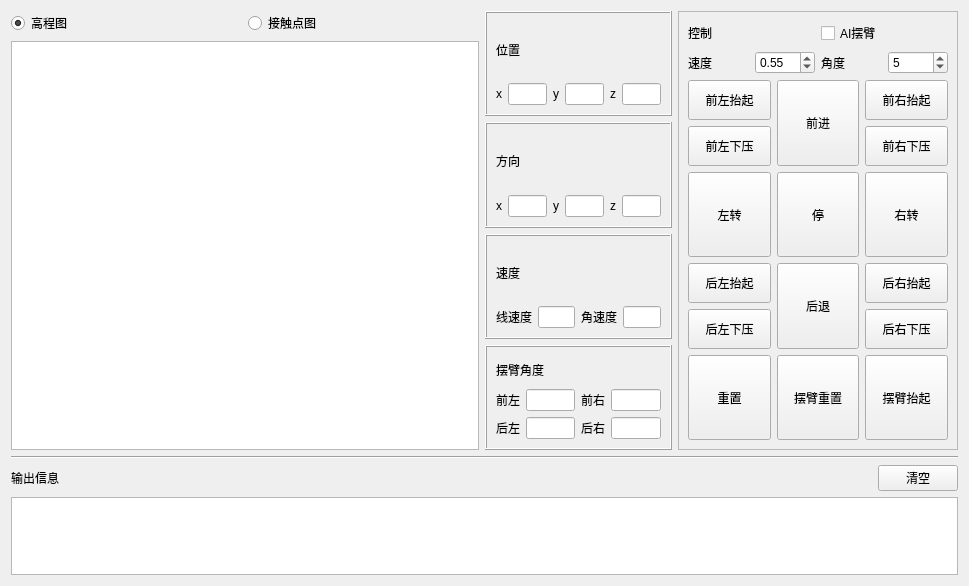
<?xml version="1.0" encoding="UTF-8"?>
<ui version="4.0">
 <class>Form</class>
 <widget class="QWidget" name="Form">
  <property name="geometry">
   <rect>
    <x>0</x>
    <y>0</y>
    <width>969</width>
    <height>586</height>
   </rect>
  </property>
  <property name="windowTitle">
   <string>Form</string>
  </property>
  <layout class="QVBoxLayout" name="verticalLayout_14" stretch="4,0,1">
   <item>
    <layout class="QHBoxLayout" name="horizontalLayout" stretch="5,2,3">
     <item>
      <layout class="QVBoxLayout" name="verticalLayout" stretch="0,5">
       <property name="sizeConstraint">
        <enum>QLayout::SetMaximumSize</enum>
       </property>
       <item>
        <layout class="QHBoxLayout" name="horizontalLayout_9">
         <item>
          <widget class="QRadioButton" name="plt_radio_map">
           <property name="text">
            <string>高程图</string>
           </property>
           <property name="checked">
            <bool>true</bool>
           </property>
          </widget>
         </item>
         <item>
          <widget class="QRadioButton" name="plt_radio_contact">
           <property name="text">
            <string>接触点图</string>
           </property>
          </widget>
         </item>
        </layout>
       </item>
       <item>
        <widget class="QGraphicsView" name="graphicsView"/>
       </item>
      </layout>
     </item>
     <item>
      <layout class="QVBoxLayout" name="verticalLayout_6" stretch="0,0,0,0">
       <property name="sizeConstraint">
        <enum>QLayout::SetMinimumSize</enum>
       </property>
       <item>
        <widget class="QFrame" name="frame_2">
         <property name="frameShape">
          <enum>QFrame::Box</enum>
         </property>
         <property name="frameShadow">
          <enum>QFrame::Raised</enum>
         </property>
         <layout class="QVBoxLayout" name="verticalLayout_3">
          <item>
           <widget class="QLabel" name="label_6">
            <property name="text">
             <string>位置</string>
            </property>
           </widget>
          </item>
          <item>
           <layout class="QHBoxLayout" name="horizontalLayout_3">
            <item>
             <widget class="QLabel" name="label_7">
              <property name="text">
               <string>x</string>
              </property>
             </widget>
            </item>
            <item>
             <widget class="QLineEdit" name="pos_x"/>
            </item>
            <item>
             <widget class="QLabel" name="label_8">
              <property name="text">
               <string>y</string>
              </property>
             </widget>
            </item>
            <item>
             <widget class="QLineEdit" name="pos_y"/>
            </item>
            <item>
             <widget class="QLabel" name="label_9">
              <property name="text">
               <string>z</string>
              </property>
             </widget>
            </item>
            <item>
             <widget class="QLineEdit" name="pos_z"/>
            </item>
           </layout>
          </item>
         </layout>
        </widget>
       </item>
       <item>
        <widget class="QFrame" name="frame_3">
         <property name="frameShape">
          <enum>QFrame::Box</enum>
         </property>
         <property name="frameShadow">
          <enum>QFrame::Raised</enum>
         </property>
         <layout class="QVBoxLayout" name="verticalLayout_4">
          <item>
           <widget class="QLabel" name="label_10">
            <property name="text">
             <string>方向</string>
            </property>
           </widget>
          </item>
          <item>
           <layout class="QHBoxLayout" name="horizontalLayout_4">
            <item>
             <widget class="QLabel" name="label_11">
              <property name="text">
               <string>x</string>
              </property>
             </widget>
            </item>
            <item>
             <widget class="QLineEdit" name="orient_x"/>
            </item>
            <item>
             <widget class="QLabel" name="label_12">
              <property name="text">
               <string>y</string>
              </property>
             </widget>
            </item>
            <item>
             <widget class="QLineEdit" name="orient_y"/>
            </item>
            <item>
             <widget class="QLabel" name="label_13">
              <property name="text">
               <string>z</string>
              </property>
             </widget>
            </item>
            <item>
             <widget class="QLineEdit" name="orient_z"/>
            </item>
           </layout>
          </item>
         </layout>
        </widget>
       </item>
       <item>
        <widget class="QFrame" name="frame_4">
         <property name="frameShape">
          <enum>QFrame::Box</enum>
         </property>
         <property name="frameShadow">
          <enum>QFrame::Raised</enum>
         </property>
         <layout class="QVBoxLayout" name="verticalLayout_5">
          <item>
           <widget class="QLabel" name="label_14">
            <property name="text">
             <string>速度</string>
            </property>
           </widget>
          </item>
          <item>
           <layout class="QHBoxLayout" name="horizontalLayout_5">
            <item>
             <widget class="QLabel" name="label_15">
              <property name="text">
               <string>线速度</string>
              </property>
             </widget>
            </item>
            <item>
             <widget class="QLineEdit" name="vel_v"/>
            </item>
            <item>
             <widget class="QLabel" name="label_16">
              <property name="text">
               <string>角速度</string>
              </property>
             </widget>
            </item>
            <item>
             <widget class="QLineEdit" name="vel_w"/>
            </item>
           </layout>
          </item>
         </layout>
        </widget>
       </item>
       <item>
        <widget class="QFrame" name="frame">
         <property name="frameShape">
          <enum>QFrame::Box</enum>
         </property>
         <property name="frameShadow">
          <enum>QFrame::Raised</enum>
         </property>
         <layout class="QVBoxLayout" name="verticalLayout_2">
          <item>
           <widget class="QLabel" name="label_2">
            <property name="text">
             <string>摆臂角度</string>
            </property>
           </widget>
          </item>
          <item>
           <layout class="QVBoxLayout" name="verticalLayout_7">
            <item>
             <layout class="QHBoxLayout" name="horizontalLayout_2">
              <item>
               <widget class="QLabel" name="label_3">
                <property name="text">
                 <string>前左</string>
                </property>
               </widget>
              </item>
              <item>
               <widget class="QLineEdit" name="angle_fl"/>
              </item>
              <item>
               <widget class="QLabel" name="label_4">
                <property name="text">
                 <string>前右</string>
                </property>
               </widget>
              </item>
              <item>
               <widget class="QLineEdit" name="angle_fr"/>
              </item>
             </layout>
            </item>
            <item>
             <layout class="QHBoxLayout" name="horizontalLayout_6">
              <item>
               <widget class="QLabel" name="label_5">
                <property name="text">
                 <string>后左</string>
                </property>
               </widget>
              </item>
              <item>
               <widget class="QLineEdit" name="angle_rl"/>
              </item>
              <item>
               <widget class="QLabel" name="label_17">
                <property name="text">
                 <string>后右</string>
                </property>
               </widget>
              </item>
              <item>
               <widget class="QLineEdit" name="angle_rr"/>
              </item>
             </layout>
            </item>
           </layout>
          </item>
         </layout>
        </widget>
       </item>
      </layout>
     </item>
     <item>
      <widget class="QFrame" name="frame_5">
       <property name="sizePolicy">
        <sizepolicy hsizetype="Preferred" vsizetype="Preferred">
         <horstretch>5</horstretch>
         <verstretch>0</verstretch>
        </sizepolicy>
       </property>
       <property name="frameShape">
        <enum>QFrame::StyledPanel</enum>
       </property>
       <property name="frameShadow">
        <enum>QFrame::Raised</enum>
       </property>
       <layout class="QVBoxLayout" name="verticalLayout_8">
        <item>
         <layout class="QHBoxLayout" name="horizontalLayout_8">
          <item>
           <widget class="QLabel" name="label_18">
            <property name="text">
             <string>控制</string>
            </property>
           </widget>
          </item>
          <item>
           <widget class="QCheckBox" name="ai_flipper">
            <property name="toolTip">
             <string>仅在通过Task启动并且有模型加载时有效</string>
            </property>
            <property name="text">
             <string>AI摆臂</string>
            </property>
           </widget>
          </item>
         </layout>
        </item>
        <item>
         <layout class="QHBoxLayout" name="horizontalLayout_7">
          <item>
           <widget class="QLabel" name="label_19">
            <property name="text">
             <string>速度</string>
            </property>
           </widget>
          </item>
          <item>
           <widget class="QDoubleSpinBox" name="set_vel">
            <property name="value">
             <double>0.550000000000000</double>
            </property>
           </widget>
          </item>
          <item>
           <widget class="QLabel" name="label_20">
            <property name="text">
             <string>角度</string>
            </property>
           </widget>
          </item>
          <item>
           <widget class="QSpinBox" name="set_angle">
            <property name="value">
             <number>5</number>
            </property>
           </widget>
          </item>
         </layout>
        </item>
        <item>
         <layout class="QGridLayout" name="gridLayout">
          <item row="0" column="1">
           <widget class="QPushButton" name="btn_forward">
            <property name="sizePolicy">
             <sizepolicy hsizetype="Minimum" vsizetype="Minimum">
              <horstretch>1</horstretch>
              <verstretch>1</verstretch>
             </sizepolicy>
            </property>
            <property name="text">
             <string>前进</string>
            </property>
            <property name="shortcut">
             <string>W</string>
            </property>
           </widget>
          </item>
          <item row="2" column="1">
           <widget class="QPushButton" name="btn_backward">
            <property name="sizePolicy">
             <sizepolicy hsizetype="Minimum" vsizetype="Minimum">
              <horstretch>1</horstretch>
              <verstretch>1</verstretch>
             </sizepolicy>
            </property>
            <property name="text">
             <string>后退</string>
            </property>
            <property name="shortcut">
             <string>X</string>
            </property>
           </widget>
          </item>
          <item row="0" column="2">
           <layout class="QVBoxLayout" name="verticalLayout_10">
            <item>
             <widget class="QPushButton" name="btn_fr_up">
              <property name="sizePolicy">
               <sizepolicy hsizetype="Minimum" vsizetype="Minimum">
                <horstretch>0</horstretch>
                <verstretch>0</verstretch>
               </sizepolicy>
              </property>
              <property name="text">
               <string>前右抬起</string>
              </property>
              <property name="shortcut">
               <string>8</string>
              </property>
             </widget>
            </item>
            <item>
             <widget class="QPushButton" name="btn_fr_down">
              <property name="sizePolicy">
               <sizepolicy hsizetype="Minimum" vsizetype="Minimum">
                <horstretch>0</horstretch>
                <verstretch>0</verstretch>
               </sizepolicy>
              </property>
              <property name="text">
               <string>前右下压</string>
              </property>
              <property name="shortcut">
               <string>I</string>
              </property>
             </widget>
            </item>
           </layout>
          </item>
          <item row="1" column="0">
           <widget class="QPushButton" name="btn_left">
            <property name="sizePolicy">
             <sizepolicy hsizetype="Minimum" vsizetype="Minimum">
              <horstretch>1</horstretch>
              <verstretch>1</verstretch>
             </sizepolicy>
            </property>
            <property name="text">
             <string>左转</string>
            </property>
            <property name="shortcut">
             <string>A</string>
            </property>
           </widget>
          </item>
          <item row="1" column="2">
           <widget class="QPushButton" name="btn_right">
            <property name="sizePolicy">
             <sizepolicy hsizetype="Minimum" vsizetype="Minimum">
              <horstretch>1</horstretch>
              <verstretch>1</verstretch>
             </sizepolicy>
            </property>
            <property name="text">
             <string>右转</string>
            </property>
            <property name="shortcut">
             <string>D</string>
            </property>
           </widget>
          </item>
          <item row="0" column="0">
           <layout class="QVBoxLayout" name="verticalLayout_9" stretch="1,1">
            <item>
             <widget class="QPushButton" name="btn_fl_up">
              <property name="sizePolicy">
               <sizepolicy hsizetype="Minimum" vsizetype="Minimum">
                <horstretch>0</horstretch>
                <verstretch>0</verstretch>
               </sizepolicy>
              </property>
              <property name="text">
               <string>前左抬起</string>
              </property>
              <property name="shortcut">
               <string>7</string>
              </property>
             </widget>
            </item>
            <item>
             <widget class="QPushButton" name="btn_fl_down">
              <property name="sizePolicy">
               <sizepolicy hsizetype="Minimum" vsizetype="Minimum">
                <horstretch>0</horstretch>
                <verstretch>0</verstretch>
               </sizepolicy>
              </property>
              <property name="text">
               <string>前左下压</string>
              </property>
              <property name="shortcut">
               <string>U</string>
              </property>
             </widget>
            </item>
           </layout>
          </item>
          <item row="3" column="1">
           <widget class="QPushButton" name="btn_flipper_reset">
            <property name="sizePolicy">
             <sizepolicy hsizetype="Minimum" vsizetype="Minimum">
              <horstretch>1</horstretch>
              <verstretch>1</verstretch>
             </sizepolicy>
            </property>
            <property name="text">
             <string>摆臂重置</string>
            </property>
            <property name="shortcut">
             <string>Q</string>
            </property>
           </widget>
          </item>
          <item row="1" column="1">
           <widget class="QPushButton" name="btn_stop">
            <property name="sizePolicy">
             <sizepolicy hsizetype="Minimum" vsizetype="Minimum">
              <horstretch>1</horstretch>
              <verstretch>1</verstretch>
             </sizepolicy>
            </property>
            <property name="text">
             <string>停</string>
            </property>
            <property name="shortcut">
             <string>S</string>
            </property>
           </widget>
          </item>
          <item row="2" column="2">
           <layout class="QVBoxLayout" name="verticalLayout_12">
            <item>
             <widget class="QPushButton" name="btn_rr_up">
              <property name="sizePolicy">
               <sizepolicy hsizetype="Minimum" vsizetype="Minimum">
                <horstretch>0</horstretch>
                <verstretch>0</verstretch>
               </sizepolicy>
              </property>
              <property name="text">
               <string>后右抬起</string>
              </property>
              <property name="shortcut">
               <string>K</string>
              </property>
             </widget>
            </item>
            <item>
             <widget class="QPushButton" name="btn_rr_down">
              <property name="sizePolicy">
               <sizepolicy hsizetype="Minimum" vsizetype="Minimum">
                <horstretch>0</horstretch>
                <verstretch>0</verstretch>
               </sizepolicy>
              </property>
              <property name="text">
               <string>后右下压</string>
              </property>
              <property name="shortcut">
               <string>,</string>
              </property>
             </widget>
            </item>
           </layout>
          </item>
          <item row="2" column="0">
           <layout class="QVBoxLayout" name="verticalLayout_11">
            <item>
             <widget class="QPushButton" name="btn_rl_up">
              <property name="sizePolicy">
               <sizepolicy hsizetype="Minimum" vsizetype="Minimum">
                <horstretch>0</horstretch>
                <verstretch>0</verstretch>
               </sizepolicy>
              </property>
              <property name="text">
               <string>后左抬起</string>
              </property>
              <property name="shortcut">
               <string>J</string>
              </property>
             </widget>
            </item>
            <item>
             <widget class="QPushButton" name="btn_rl_down">
              <property name="sizePolicy">
               <sizepolicy hsizetype="Minimum" vsizetype="Minimum">
                <horstretch>0</horstretch>
                <verstretch>0</verstretch>
               </sizepolicy>
              </property>
              <property name="text">
               <string>后左下压</string>
              </property>
              <property name="shortcut">
               <string>M</string>
              </property>
             </widget>
            </item>
           </layout>
          </item>
          <item row="3" column="2">
           <widget class="QPushButton" name="btn_flipper_all_up">
            <property name="sizePolicy">
             <sizepolicy hsizetype="Minimum" vsizetype="Minimum">
              <horstretch>1</horstretch>
              <verstretch>1</verstretch>
             </sizepolicy>
            </property>
            <property name="text">
             <string>摆臂抬起</string>
            </property>
            <property name="shortcut">
             <string>2</string>
            </property>
           </widget>
          </item>
          <item row="3" column="0">
           <widget class="QPushButton" name="btn_reset">
            <property name="sizePolicy">
             <sizepolicy hsizetype="Minimum" vsizetype="Minimum">
              <horstretch>1</horstretch>
              <verstretch>1</verstretch>
             </sizepolicy>
            </property>
            <property name="text">
             <string>重置</string>
            </property>
            <property name="shortcut">
             <string>R</string>
            </property>
           </widget>
          </item>
         </layout>
        </item>
       </layout>
      </widget>
     </item>
    </layout>
   </item>
   <item>
    <widget class="Line" name="line">
     <property name="orientation">
      <enum>Qt::Horizontal</enum>
     </property>
    </widget>
   </item>
   <item>
    <layout class="QVBoxLayout" name="verticalLayout_13">
     <item>
      <layout class="QHBoxLayout" name="horizontalLayout_10">
       <item>
        <widget class="QLabel" name="label">
         <property name="text">
          <string>输出信息</string>
         </property>
        </widget>
       </item>
       <item>
        <spacer name="horizontalSpacer">
         <property name="orientation">
          <enum>Qt::Horizontal</enum>
         </property>
         <property name="sizeHint" stdset="0">
          <size>
           <width>40</width>
           <height>20</height>
          </size>
         </property>
        </spacer>
       </item>
       <item>
        <widget class="QPushButton" name="pushButton">
         <property name="text">
          <string>清空</string>
         </property>
        </widget>
       </item>
      </layout>
     </item>
     <item>
      <widget class="QTextBrowser" name="textBrowser"/>
     </item>
    </layout>
   </item>
  </layout>
 </widget>
 <resources/>
 <connections>
  <connection>
   <sender>pushButton</sender>
   <signal>clicked()</signal>
   <receiver>textBrowser</receiver>
   <slot>clear()</slot>
   <hints>
    <hint type="sourcelabel">
     <x>667</x>
     <y>480</y>
    </hint>
    <hint type="destinationlabel">
     <x>663</x>
     <y>527</y>
    </hint>
   </hints>
  </connection>
 </connections>
</ui>
